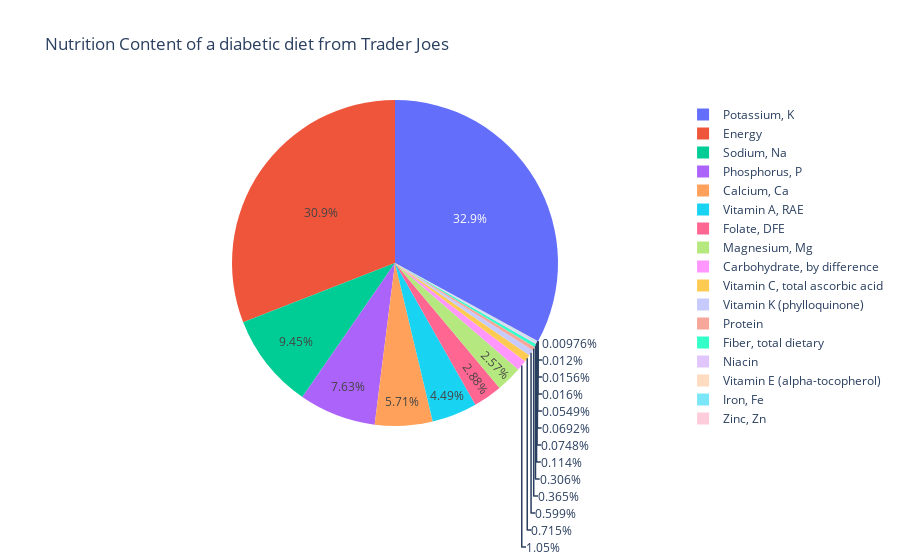

The cell this chart's notebook holds for it:
### Code cell
plot('Trader Joes','M 19-30')

### Figure 1 — Plotly figure (JSON) as saved in the notebook; plotly's stock layout.template omitted (floating-point values rounded to 4 significant figures)
{"data": [{"domain": {"x": [0, 1], "y": [0, 1]}, "hovertemplate": "Nutrition=%{label}<br>Amount=%{value}<extra></extra>", "labels": ["Energy", "Protein", "Fiber, total dietary", "Folate, DFE", "Calcium, Ca", "Carbohydrate, by difference", "Iron, Fe", "Magnesium, Mg", "Niacin", "Phosphorus, P", "Potassium, K", "Riboflavin", "Thiamin", "Vitamin A, RAE", "Vitamin B-12", "Vitamin B-6", "Vitamin C, total ascorbic acid", "Vitamin E (alpha-tocopherol)", "Vitamin K (phylloquinone)", "Zinc, Zn", "Sodium, Na", "Energy"], "legendgroup": "", "name": "", "showlegend": true, "type": "pie", "values": [3100.0, 73.18, 61.27, 577.0, 1145.0, 209.7, 13.86, 514.9, 22.77, 1528.0, 6603.0, 3.124, 1.955, 900.0, 2.4, 3.205, 143.4, 15.0, 120.0, 11.0, 1893.0, 3100.0]}], "layout": {"legend": {"tracegroupgap": 0}, "title": {"text": "Nutrition Content of a diabetic diet from Trader Joes"}}}
